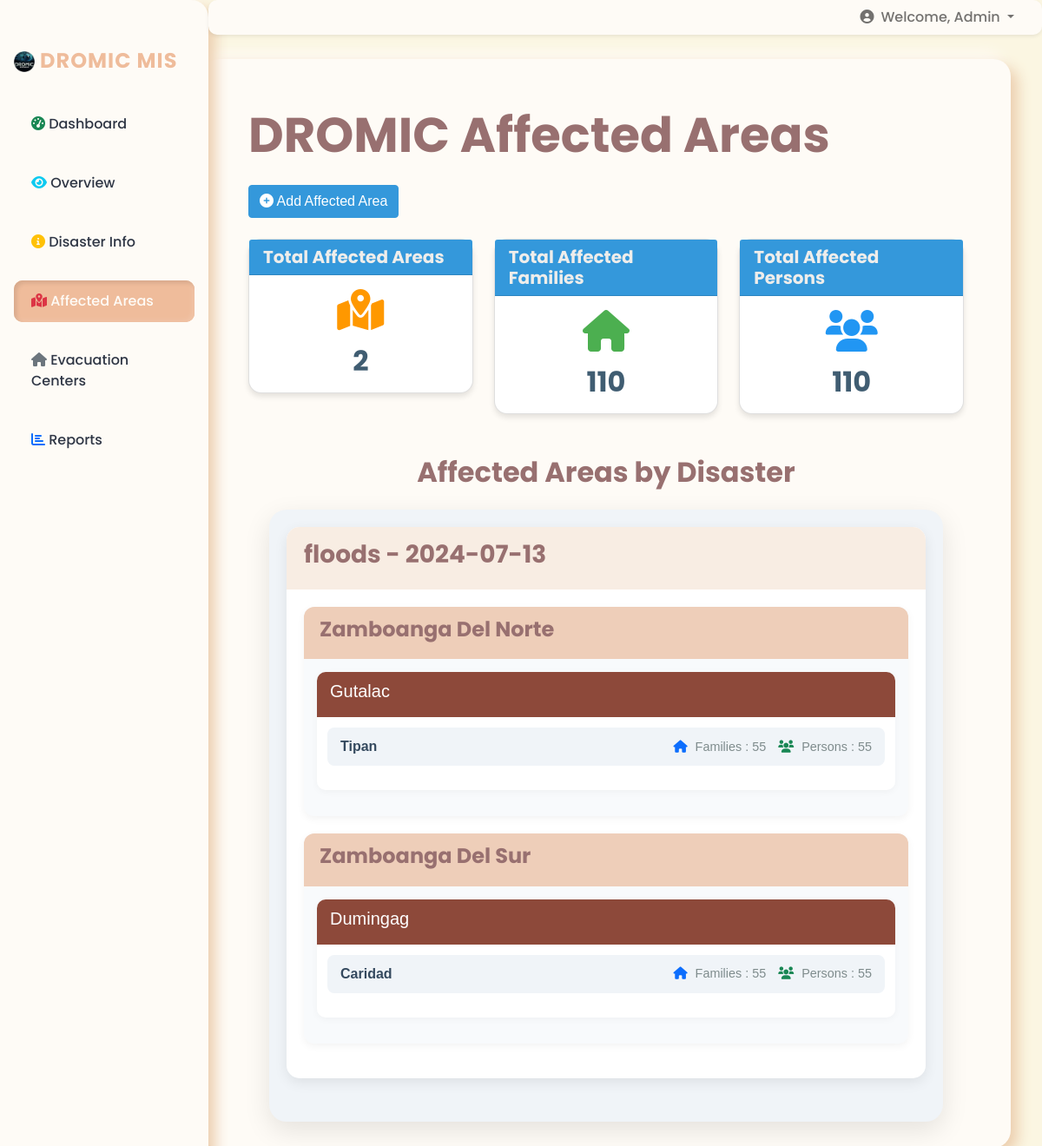
Page /affected-areas/ on the earlier database version.
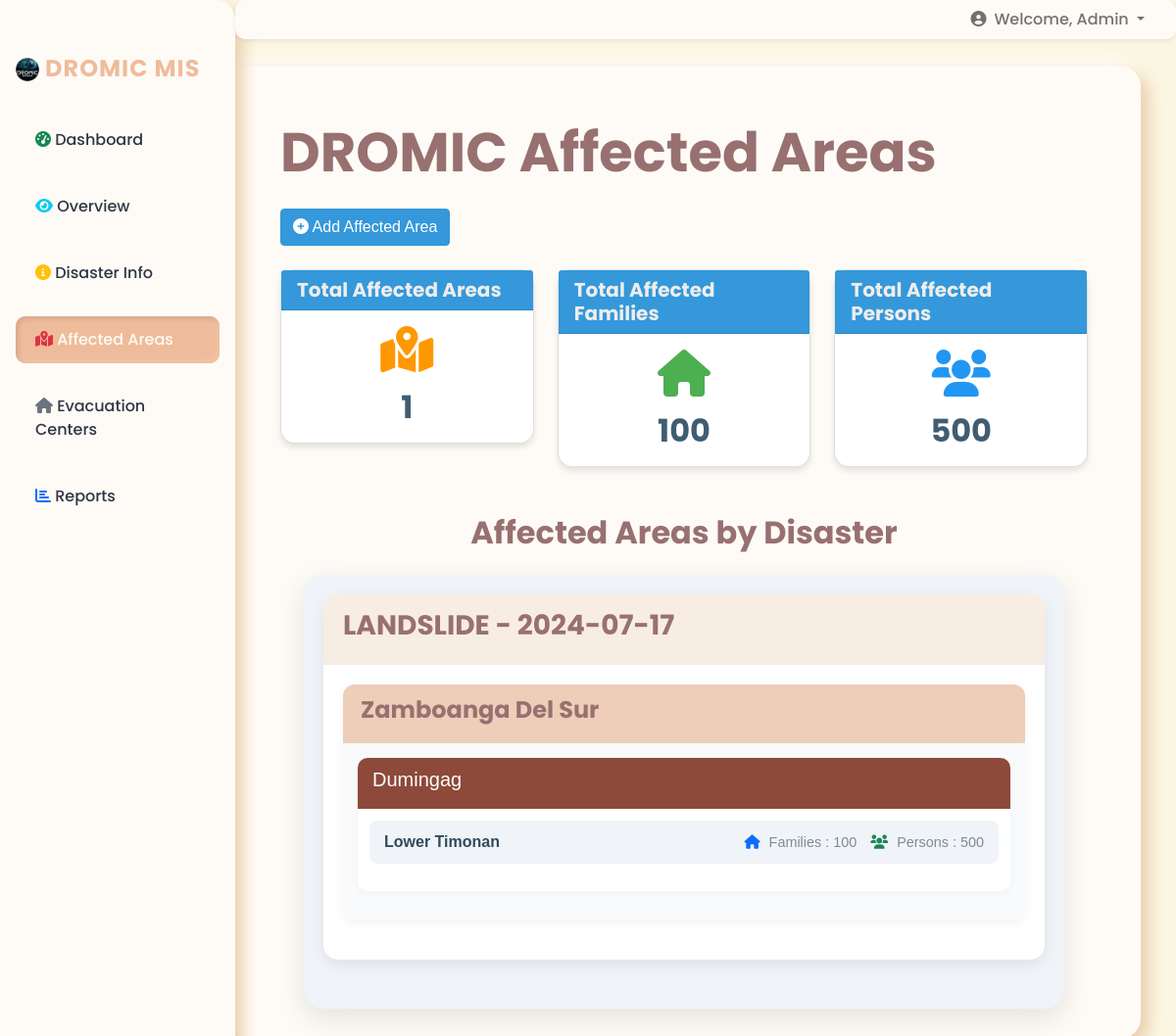
Same page on the later database version.
### core/models.py (models this page shows, shortened)
class Disaster(models.Model):
    name = models.CharField(max_length=255)
    description = models.TextField()
    date_occurred = models.DateField()
    def __str__(self):
        return f"{self.name} - {self.date_occurred:%Y-%m-%d}"

class Province(models.Model):
    code = models.CharField(max_length=20, unique=True)
    name = models.CharField(max_length=255)
    longitude = models.FloatField(null=True, blank=True)
    latitude = models.FloatField(null=True, blank=True)
    def __str__(self):
        return self.name

class Municipality(models.Model):
    code = models.CharField(max_length=20, unique=True)
    name = models.CharField(max_length=255)
    province = models.ForeignKey(Province, related_name='municipalities', on_delete=models.CASCADE)
    longitude = models.FloatField(null=True, blank=True)
    latitude = models.FloatField(null=True, blank=True)
    def __str__(self):
        return self.name

class AffectedArea(models.Model):
    disaster = models.ForeignKey(Disaster, on_delete=models.CASCADE)
    province = models.ForeignKey(Province, on_delete=models.CASCADE)
    municipality = models.ForeignKey(Municipality, on_delete=models.CASCADE)
    barangay = models.ForeignKey(Barangay, on_delete=models.CASCADE, blank=True, null=True)
    affected_families = models.IntegerField()
    affected_persons = models.IntegerField()

class Barangay(models.Model):
    code = models.CharField(max_length=20, unique=True)
    name = models.CharField(max_length=255)
    municipality = models.ForeignKey(Municipality, related_name='barangays', on_delete=models.CASCADE)
    longitude = models.FloatField(null=True, blank=True)
    latitude = models.FloatField(null=True, blank=True)

### core/views.py (the view)
# urls.py: path('affected-areas/', views.affected_area_list, name='affected_area_list'),
def affected_area_list(request):
    affected_areas = AffectedArea.objects.all()
    disasters = Disaster.objects.all()
    provinces = Province.objects.all()
    context = {
        'affected_areas': affected_areas,
        'disasters': disasters,
        'provinces': provinces,
        'total_affected_areas': affected_areas.count(),
        'total_affected_families': sum(area.affected_families for area in affected_areas),
        'total_affected_persons': sum(area.affected_persons for area in affected_areas),
    }
    return render(request, 'core/affected_area.html', context)

### core/templates/core/affected_area.html (shortened to what the changed rows need)
{% extends 'base.html' %}
{% load static %}
{% load humanize %}
{% block content %}
<div class="container-fluid mt-4">
    <h1 class="display-4 mb-4">DROMIC Affected Areas</h1>
    <div class="row">
        <div class="col-md-4 mb-4">
            <div class="card dashboard-card">
                <div class="card-body text-center">
                    <i class="fas fa-map-marked-alt dashboard-icon mb-3" style="color: #FF9800;"></i>
                    <h2 class="card-text">{{ total_affected_areas|intcomma }}</h2>
                </div>
            </div>
        </div>
        <div class="col-md-4 mb-4">
            <div class="card dashboard-card">
                <div class="card-body text-center">
                    <i class="fas fa-home dashboard-icon mb-3" style="color: #4CAF50;"></i>
                    <h2 class="card-text">{{ total_affected_families|intcomma }}</h2>
                </div>
            </div>
        </div>
        <div class="col-md-4 mb-4">
            <div class="card dashboard-card">
                <div class="card-body text-center">
                    <i class="fas fa-users dashboard-icon mb-3" style="color: #2196F3;"></i>
                    <h2 class="card-text">{{ total_affected_persons|intcomma }}</h2>
                </div>
            </div>
        </div>
    </div>
    <div class="container-fluid mt-4">
    <h2 class="mb-4 text-center">Affected Areas by Disaster</h2>
    <div class="disaster-container">
        {% regroup affected_areas|dictsort:"disaster.name" by disaster as disaster_list %}
        {% for disaster in disaster_list %}
            <div class="disaster-card">
                <div class="disaster-header">
                    <h3>{{ disaster.grouper }}</h3>
                </div>
                <div class="disaster-body ">
                    {% regroup disaster.list|dictsort:"province.name" by province as province_list %}
                    {% for province in province_list %}
                        <div class="province-card">
                            <div class="province-header">
                                <h4>{{ province.grouper }}</h4>
                            </div>
                            <div class="province-body">
                                {% regroup province.list|dictsort:"municipality.name" by municipality as municipality_list %}
                                {% for municipality in municipality_list %}
                                    <div class="municipality-card">
                                        <div class="municipality-header">
                                            <h5>{{ municipality.grouper }}</h5>
                                        </div>
                                        <div class="municipality-body">
                                            <ul class="barangay-list">
                                                {% for area in municipality.list|dictsort:"barangay.name" %}
                                                    <li class="barangay-item">
                                                        <span class="barangay-name">{{ area.barangay.name }}</span>
                                                        <span class="affected-count">
                                                            <i class="fas fa-home text-primary"></i> Families : {{ area.affected_families }}
                                                            <i class="fas fa-users text-success"></i> Persons : {{ area.affected_persons }}                                                        </span>
                                                    </li>
                                                {% endfor %}
                                            </ul>
                                        </div>
                                    </div>
                                {% endfor %}
                            </div>
                        </div>
                    {% endfor %}
                </div>
            </div>
        {% endfor %}
    </div>
</div>
{% endblock %}

Differences in the rows shown:
no longer on this page (row unchanged): Municipality: grouper "Gutalac", shown under "Zamboanga Del Norte"
removed AffectedArea: barangay.name "Tipan", affected_families "55", affected_persons "55", shown under "Gutalac"
changed Disaster: loses Province (grouper "Zamboanga Del Norte"); grouper "floods - 2024-07-13" → "LANDSLIDE - 2024-07-17"
changed AffectedArea: barangay.name "Caridad" → "Lower Timonan"; affected_families "55" → "100"; affected_persons "55" → "500"
Other differences:
{{ total_affected_areas|intcomma }}: "2" → "1"
{{ total_affected_families|intcomma }}: "110" → "100"
{{ total_affected_persons|intcomma }}: "110" → "500"
